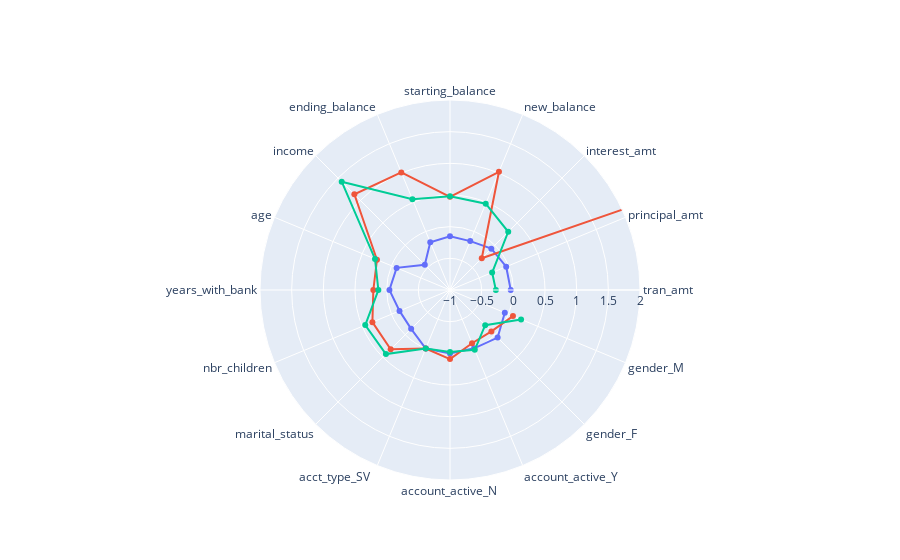

Notebook code for this chart:
### Code cell
import plotly.graph_objects as go


fig = go.Figure()

fig.add_trace(go.Scatterpolar(
      r=cluster_groups.iloc[0].tolist(),
      theta=categories,
      name='Cluster 0'
))

fig.add_trace(go.Scatterpolar(
      r=cluster_groups.iloc[1].tolist(),
      theta=categories,
      
      name='Cluster 1'
))
fig.add_trace(go.Scatterpolar(
      r=cluster_groups.iloc[2].tolist(),
      theta=categories,
      
      name='Cluster 2'
))

fig.update_layout(
  polar=dict(
    radialaxis=dict(
      visible=True,
      range=[-1,2]
    )),
  showlegend=False
)

fig.show()

### Figure 1 — Plotly figure (JSON) as saved in the notebook; plotly's stock layout.template omitted (floating-point values rounded to 4 significant figures)
{"data": [{"name": "Cluster 0", "r": [-0.04091, -0.03991, -0.0773, -0.1644, -0.1504, -0.1859, -0.437, -0.08749, -0.04337, -0.1372, -0.1322, 0, 0.003746, -0.003746, 0.06332, -0.06332], "theta": ["tran_amt", "principal_amt", "interest_amt", "new_balance", "starting_balance", "ending_balance", "income", "age", "years_with_bank", "nbr_children", "marital_status", "acct_type_SV  ", "account_active_N ", "account_active_Y ", "gender_F ", "gender_M "], "type": "scatterpolar"}, {"name": "Cluster 1", "r": [4.194, 4.197, -0.2905, 1.02, 0.4707, 1.01, 1.135, 0.2482, 0.2104, 0.3263, 0.3246, 0, 0.09021, -0.09021, -0.0761, 0.0761], "theta": ["tran_amt", "principal_amt", "interest_amt", "new_balance", "starting_balance", "ending_balance", "income", "age", "years_with_bank", "nbr_children", "marital_status", "acct_type_SV  ", "account_active_N ", "account_active_Y ", "gender_F ", "gender_M "], "type": "scatterpolar"}, {"name": "Cluster 2", "r": [-0.276, -0.2798, 0.3, 0.4742, 0.4802, 0.5505, 1.418, 0.2818, 0.131, 0.4483, 0.4308, 0, -0.02215, 0.02215, -0.2143, 0.2143], "theta": ["tran_amt", "principal_amt", "interest_amt", "new_balance", "starting_balance", "ending_balance", "income", "age", "years_with_bank", "nbr_children", "marital_status", "acct_type_SV  ", "account_active_N ", "account_active_Y ", "gender_F ", "gender_M "], "type": "scatterpolar"}], "layout": {"polar": {"radialaxis": {"range": [-1, 2], "visible": true}}, "showlegend": false}}
